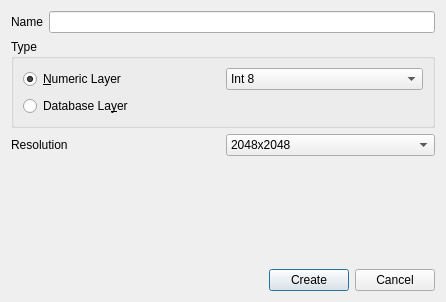
<?xml version="1.0" encoding="UTF-8"?>
<ui version="4.0">
 <class>CreateLayerDialog</class>
 <widget class="QDialog" name="CreateLayerDialog">
  <property name="windowModality">
   <enum>Qt::WindowModal</enum>
  </property>
  <property name="geometry">
   <rect>
    <x>0</x>
    <y>0</y>
    <width>446</width>
    <height>302</height>
   </rect>
  </property>
  <property name="windowTitle">
   <string>Create Layer</string>
  </property>
  <layout class="QVBoxLayout" name="verticalLayout">
   <item>
    <layout class="QHBoxLayout" name="layerNameLayout">
     <item>
      <widget class="QLabel" name="nameLabel">
       <property name="sizePolicy">
        <sizepolicy hsizetype="Preferred" vsizetype="Fixed">
         <horstretch>0</horstretch>
         <verstretch>0</verstretch>
        </sizepolicy>
       </property>
       <property name="maximumSize">
        <size>
         <width>16777215</width>
         <height>40</height>
        </size>
       </property>
       <property name="text">
        <string>Name</string>
       </property>
      </widget>
     </item>
     <item>
      <widget class="QLineEdit" name="nameTextEdit"/>
     </item>
    </layout>
   </item>
   <item>
    <widget class="QGroupBox" name="layerTypeBox">
     <property name="title">
      <string>Type</string>
     </property>
     <layout class="QVBoxLayout" name="verticalLayout_2">
      <item>
       <layout class="QHBoxLayout" name="numericTypeLayout">
        <item>
         <widget class="QRadioButton" name="mNumericTypeButton">
          <property name="text">
           <string>&amp;Numeric Layer</string>
          </property>
          <property name="checked">
           <bool>true</bool>
          </property>
         </widget>
        </item>
        <item>
         <widget class="QComboBox" name="numericTypeComboBox">
          <property name="maximumSize">
           <size>
            <width>16777215</width>
            <height>40</height>
           </size>
          </property>
          <item>
           <property name="text">
            <string>Int 8</string>
           </property>
          </item>
          <item>
           <property name="text">
            <string>UInt 8</string>
           </property>
          </item>
          <item>
           <property name="text">
            <string>Int 16</string>
           </property>
          </item>
          <item>
           <property name="text">
            <string>UInt 16</string>
           </property>
          </item>
          <item>
           <property name="text">
            <string>Int 32</string>
           </property>
          </item>
          <item>
           <property name="text">
            <string>UInt 32</string>
           </property>
          </item>
          <item>
           <property name="text">
            <string>Float 16</string>
           </property>
          </item>
          <item>
           <property name="text">
            <string>Float 32</string>
           </property>
          </item>
         </widget>
        </item>
       </layout>
      </item>
      <item>
       <layout class="QHBoxLayout" name="DatabaseTypeLayout">
        <property name="bottomMargin">
         <number>0</number>
        </property>
        <item>
         <widget class="QRadioButton" name="mDatabaseTypeButton">
          <property name="text">
           <string>Database La&amp;yer</string>
          </property>
         </widget>
        </item>
       </layout>
      </item>
     </layout>
    </widget>
   </item>
   <item>
    <layout class="QHBoxLayout" name="layerOptionLayout">
     <item>
      <layout class="QHBoxLayout" name="resolutionLayout">
       <item>
        <widget class="QLabel" name="resolutionLabel">
         <property name="sizePolicy">
          <sizepolicy hsizetype="Preferred" vsizetype="Preferred">
           <horstretch>0</horstretch>
           <verstretch>0</verstretch>
          </sizepolicy>
         </property>
         <property name="maximumSize">
          <size>
           <width>16777215</width>
           <height>40</height>
          </size>
         </property>
         <property name="text">
          <string>Resolution</string>
         </property>
        </widget>
       </item>
       <item>
        <widget class="QComboBox" name="resolutionComboBox">
         <property name="maximumSize">
          <size>
           <width>16777215</width>
           <height>40</height>
          </size>
         </property>
         <item>
          <property name="text">
           <string>2048x2048</string>
          </property>
         </item>
         <item>
          <property name="text">
           <string>4096x4096</string>
          </property>
         </item>
         <item>
          <property name="text">
           <string>8192x8192</string>
          </property>
         </item>
        </widget>
       </item>
      </layout>
     </item>
    </layout>
   </item>
   <item>
    <spacer name="verticalSpacer">
     <property name="orientation">
      <enum>Qt::Vertical</enum>
     </property>
     <property name="sizeHint" stdset="0">
      <size>
       <width>20</width>
       <height>40</height>
      </size>
     </property>
    </spacer>
   </item>
   <item>
    <layout class="QHBoxLayout" name="horizontalLayout_2">
     <property name="topMargin">
      <number>0</number>
     </property>
     <item>
      <spacer name="horizontalSpacer">
       <property name="orientation">
        <enum>Qt::Horizontal</enum>
       </property>
       <property name="sizeHint" stdset="0">
        <size>
         <width>40</width>
         <height>20</height>
        </size>
       </property>
      </spacer>
     </item>
     <item>
      <widget class="QPushButton" name="buttonCreate">
       <property name="text">
        <string>Create</string>
       </property>
      </widget>
     </item>
     <item>
      <widget class="QPushButton" name="buttonCancel">
       <property name="text">
        <string>Cancel</string>
       </property>
      </widget>
     </item>
    </layout>
   </item>
  </layout>
 </widget>
 <resources/>
 <connections>
  <connection>
   <sender>buttonCreate</sender>
   <signal>released()</signal>
   <receiver>CreateLayerDialog</receiver>
   <slot>accept()</slot>
   <hints>
    <hint type="sourcelabel">
     <x>394</x>
     <y>296</y>
    </hint>
    <hint type="destinationlabel">
     <x>266</x>
     <y>161</y>
    </hint>
   </hints>
  </connection>
  <connection>
   <sender>buttonCancel</sender>
   <signal>released()</signal>
   <receiver>CreateLayerDialog</receiver>
   <slot>reject()</slot>
   <hints>
    <hint type="sourcelabel">
     <x>484</x>
     <y>296</y>
    </hint>
    <hint type="destinationlabel">
     <x>266</x>
     <y>161</y>
    </hint>
   </hints>
  </connection>
  <connection>
   <sender>mNumericTypeButton</sender>
   <signal>toggled(bool)</signal>
   <receiver>numericTypeComboBox</receiver>
   <slot>setEnabled(bool)</slot>
   <hints>
    <hint type="sourcelabel">
     <x>117</x>
     <y>111</y>
    </hint>
    <hint type="destinationlabel">
     <x>328</x>
     <y>111</y>
    </hint>
   </hints>
  </connection>
 </connections>
</ui>
